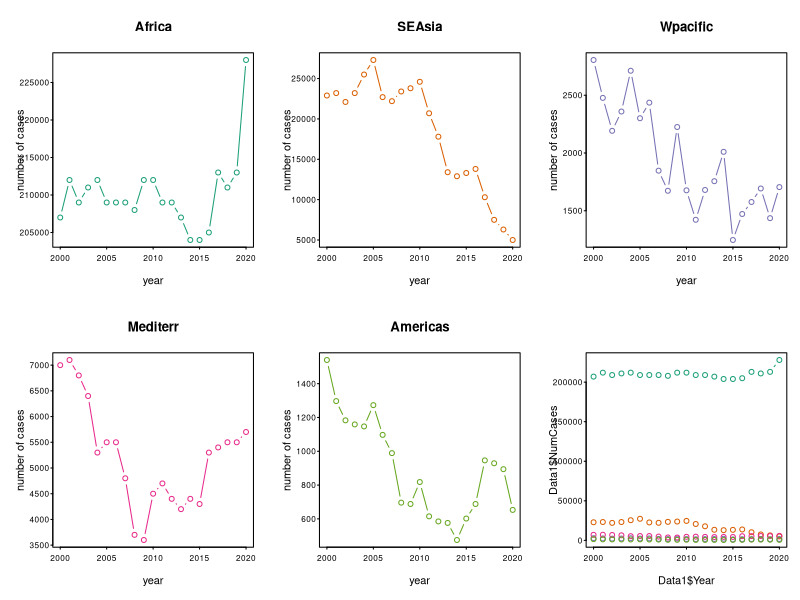
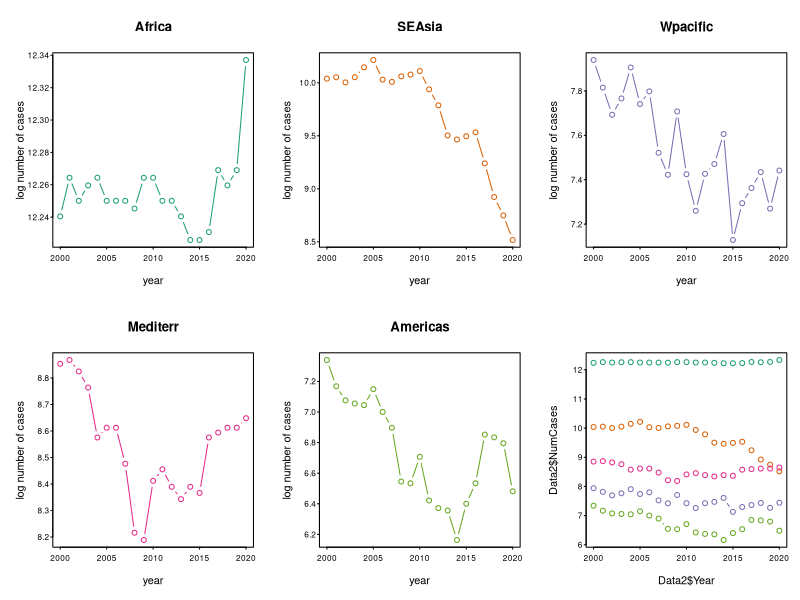

Write R code to recreate these figures, in order.
setwd("C:\\Users\\13047\\OneDrive\\Desktop\\Evolution\\Tasks\\")
Data1<-read.csv(file="Malaria Data.csv")
head(Data1)

pdf("rawcases_byregion.pdf", height=4, width=6)
Regions <- unique(Data1$Region)
Cols <- c('#1b9e77','#d95f02','#7570b3','#e7298a','#66a61e')
par(mfrow=c(2,3), mar=c(4,4,4,1), mgp=c(2,0.25,0), tck=-0.01, las=1, cex.axis=0.75)
for (i in 1:length(Regions)){
  Sub <- which(Data1$Region == Regions[i])
  plot(Data1$Year[Sub], Data1$NumCases[Sub], type="b",col=Cols[i], xlab="year", ylab="number of cases", main=Regions[i])
}
plot(Data1$Year, Data1$NumCases, type="n")
for (i in 1:length(Regions)){
  Sub <- which(Data1$Region == Regions[i])
  lines(Data1$Year[Sub], Data1$NumCases[Sub], type="b",col=Cols[i])
}
dev.off()

pdf("logcases_byregion.pdf", height=4, width=6)
Data2 <- Data1
Data2$NumCases <- log(Data1$NumCases)
Cols <- c('#1b9e77','#d95f02','#7570b3','#e7298a','#66a61e')
par(mfrow=c(2,3), mar=c(4,4,4,1), mgp=c(2,0.25,0), tck=-0.01, las=1, cex.axis=0.75)
for (i in 1:length(Regions)){
  Sub <- which(Data2$Region == Regions[i])
  plot(Data2$Year[Sub], Data2$NumCases[Sub], type="b",col=Cols[i], xlab="year", ylab="log number of cases", main=Regions[i])
}
plot(Data2$Year, Data2$NumCases, type="n")
for (i in 1:length(Regions)){
  Sub <- which(Data2$Region == Regions[i])
  lines(Data2$Year[Sub], Data2$NumCases[Sub], type="b",col=Cols[i])
}
dev.off()
